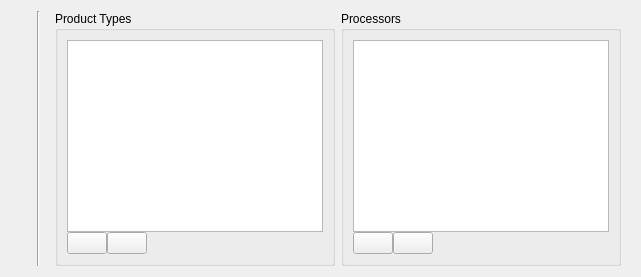
     <widget class="QWidget" name="qtbxProdsProcs">
      <attribute name="icon">
       <iconset resource="configtool.qrc">
        <normaloff>:/img/img/processing.png</normaloff>:/img/img/processing.png</iconset>
      </attribute>
      <attribute name="label">
       <string>Products and Processors</string>
      </attribute>
      <layout class="QHBoxLayout" name="horizontalLayout_39" stretch="100,1,10000">
       <item>
        <layout class="QVBoxLayout" name="verticalLayout_31">
         <item>
          <widget class="QLabel" name="label_17">
           <property name="sizePolicy">
            <sizepolicy hsizetype="Fixed" vsizetype="Fixed">
             <horstretch>0</horstretch>
             <verstretch>0</verstretch>
            </sizepolicy>
           </property>
           <property name="maximumSize">
            <size>
             <width>64</width>
             <height>64</height>
            </size>
           </property>
           <property name="text">
            <string/>
           </property>
           <property name="pixmap">
            <pixmap resource="configtool.qrc">:/img/img/processing.png</pixmap>
           </property>
           <property name="scaledContents">
            <bool>true</bool>
           </property>
          </widget>
         </item>
         <item>
          <spacer name="verticalSpacer_10">
           <property name="orientation">
            <enum>Qt::Vertical</enum>
           </property>
           <property name="sizeHint" stdset="0">
            <size>
             <width>20</width>
             <height>40</height>
            </size>
           </property>
          </spacer>
         </item>
        </layout>
       </item>
       <item>
        <widget class="Line" name="line_6">
         <property name="orientation">
          <enum>Qt::Vertical</enum>
         </property>
        </widget>
       </item>
       <item>
        <widget class="QFrame" name="frame_4">
         <property name="frameShape">
          <enum>QFrame::NoFrame</enum>
         </property>
         <property name="frameShadow">
          <enum>QFrame::Raised</enum>
         </property>
         <layout class="QHBoxLayout" name="horizontalLayout_42">
          <property name="topMargin">
           <number>0</number>
          </property>
          <property name="bottomMargin">
           <number>0</number>
          </property>
          <item>
           <widget class="QGroupBox" name="gpboxPT">
            <property name="title">
             <string>Product Types</string>
            </property>
            <layout class="QVBoxLayout" name="verticalLayout_9">
             <property name="spacing">
              <number>0</number>
             </property>
             <item>
              <widget class="QListView" name="listProductTypes">
               <property name="dragEnabled">
                <bool>true</bool>
               </property>
               <property name="dragDropMode">
                <enum>QAbstractItemView::InternalMove</enum>
               </property>
               <property name="selectionBehavior">
                <enum>QAbstractItemView::SelectRows</enum>
               </property>
              </widget>
             </item>
             <item>
              <layout class="QHBoxLayout" name="horizontalLayout_31">
               <property name="spacing">
                <number>0</number>
               </property>
               <item>
                <widget class="QPushButton" name="btnAddProduct">
                 <property name="toolTip">
                  <string>Add new host to list</string>
                 </property>
                 <property name="text">
                  <string/>
                 </property>
                 <property name="icon">
                  <iconset resource="configtool.qrc">
                   <normaloff>:/img/img/plus.png</normaloff>:/img/img/plus.png</iconset>
                 </property>
                </widget>
               </item>
               <item>
                <widget class="QPushButton" name="btnRemoveProduct">
                 <property name="toolTip">
                  <string>Remove host from list</string>
                 </property>
                 <property name="text">
                  <string/>
                 </property>
                 <property name="icon">
                  <iconset resource="configtool.qrc">
                   <normaloff>:/img/img/minus.png</normaloff>:/img/img/minus.png</iconset>
                 </property>
                </widget>
               </item>
               <item>
                <spacer name="horizontalSpacer_12">
                 <property name="orientation">
                  <enum>Qt::Horizontal</enum>
                 </property>
                 <property name="sizeHint" stdset="0">
                  <size>
                   <width>40</width>
                   <height>20</height>
                  </size>
                 </property>
                </spacer>
               </item>
              </layout>
             </item>
            </layout>
           </widget>
          </item>
          <item>
           <widget class="QGroupBox" name="groupBox_5">
            <property name="title">
             <string>Processors</string>
            </property>
            <layout class="QVBoxLayout" name="verticalLayout_22">
             <property name="spacing">
              <number>0</number>
             </property>
             <item>
              <widget class="QListView" name="listProcs">
               <property name="dragEnabled">
                <bool>true</bool>
               </property>
               <property name="dragDropMode">
                <enum>QAbstractItemView::InternalMove</enum>
               </property>
               <property name="selectionBehavior">
                <enum>QAbstractItemView::SelectRows</enum>
               </property>
              </widget>
             </item>
             <item>
              <layout class="QHBoxLayout" name="horizontalLayout_30">
               <property name="spacing">
                <number>0</number>
               </property>
               <item>
                <widget class="QPushButton" name="btnAddProcessor">
                 <property name="toolTip">
                  <string>Add new host to list</string>
                 </property>
                 <property name="text">
                  <string/>
                 </property>
                 <property name="icon">
                  <iconset resource="configtool.qrc">
                   <normaloff>:/img/img/plus.png</normaloff>:/img/img/plus.png</iconset>
                 </property>
                </widget>
               </item>
               <item>
                <widget class="QPushButton" name="btnRemoveProcessor">
                 <property name="toolTip">
                  <string>Remove host from list</string>
                 </property>
                 <property name="text">
                  <string/>
                 </property>
                 <property name="icon">
                  <iconset resource="configtool.qrc">
                   <normaloff>:/img/img/minus.png</normaloff>:/img/img/minus.png</iconset>
                 </property>
                </widget>
               </item>
               <item>
                <spacer name="horizontalSpacer_16">
                 <property name="orientation">
                  <enum>Qt::Horizontal</enum>
                 </property>
                 <property name="sizeHint" stdset="0">
                  <size>
                   <width>40</width>
                   <height>20</height>
                  </size>
                 </property>
                </spacer>
               </item>
              </layout>
             </item>
            </layout>
           </widget>
          </item>
         </layout>
        </widget>
       </item>
      </layout>
     </widget>
